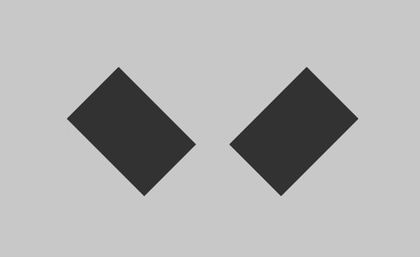
%> input picture AB_1.jpg, 420 x 257 px, shrunk from 556 x 340 before the run
$ octave --eval "line_detection;"   (GNU Octave 9; MATLAB toolbox functions it lacks are replaced by stand-ins)
%> lines starting %> are read from the running program, lines starting %| are printed output that depends on the picture
function [] = line_detection()

a=double(rgb2gray(imread('AB_1.jpg'))); %input of image
%> a: size 257x420 double; min 34, max 217, mean 177.7
s=[1 2 1;0 0 0;-1 -2 -1]; %sobel matrix mask
b=size(a);  %storing dimension of matrix into 2x1 matrix
%> b = [257 420]

%edge detection algorithm using sobel operator
for i=1:(b(1)-2)
    for j=1:(b(2)-2)
        c=a(i:i+2,j:j+2,1);
        r1=sum(sum(s.*c));
        r2=sum(sum(s'.*c));
        a1(i,j)=((r1^2+r2^2)^0.5);

    end
end
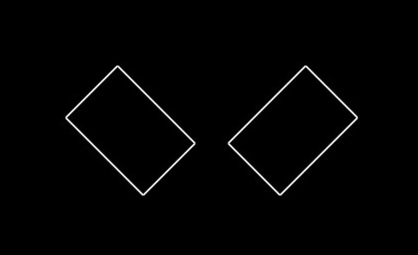
%> a1: size 255x418 double; min 0, max 681.7, mean 8.8; drawn with min black and max white

%normalizing edge detected image
edge_final=floor(a1/max(max(a1))*255);

%hough transform algorithm
%image has been divided into 4 quadrant with origin as centre of image

k=1;
p=b(1)/2-1;  % half breadth of matrix or depth of photo
%> p = 127.5
q=b(2)/2-1;  % half length of photo
%> q = 209

%for a given point in x-y plane
%now we are calculating intercepts of axis in m-c plane

for i=-p:p-1
    for j=-q:q-1
        if (edge_final(i+p+1,j+q+1)>240)
            d(k,1)=double(i);    % y intercept in hough plane(0, value)
            d(k,2)=double(i/j);  % x intercept in hough plane (value,0)
            k=k+1;
        end
    end
end
%> after the loop, d = 291 rows, first 12: [-61.5 -0.634; -60.5 0.672; -60.5 -0.617; -59.5 0.669; -59.5 -0.601; -58.5 0.665; -58.5 -0.585; -57.5 0.661; -57.5 -0.569; -56.5 0.657; -56.5 -0.554; -55.5 0.653]; k = 292

s2=size(d);
%> s2 = [291 2]
 % A 3d matrix to store intersection coordinates(x,y) in m-c plane
 %among all lines total number of intersections=(nC2) so only upper half
 %triangular matrix store data lower half is zero.
  v=zeros(s2(1),s2(1),2);

for i=1:(s2(1)-1)
    for j=i+1:s2(1)
       v(i,j,2)=(d(j,2)-d(i,2))/((d(j,2)/d(j,1))-(d(i,2)/d(i,1)));  % y coordinate of intersection(intercept)
       v(i,j,1)=(d(i,2)*d(i,1)-d(i,2)*v(i,j,2))/d(i,1);              % x coordinate of intersection(slope)
    end
end

%now storing all intersection coordinates in m-c plane into another matrix
%in 2D form
t=1;
inter=zeros(s2(1)*s2(1),2);
for i=1:s2(1)
    for j=1:s2(1)
       inter(t,1)=round(v(i,j,1),2);
       inter(t,2)=round(v(i,j,2),2);
       t=t+1;
    end
end
%> after the loop, t = 84682

% finding all unique coordinates with their counts
   [C,ia,ic] = unique(inter,'rows');
   a_counts = double(accumarray(ic,1));
   ct = [C, a_counts];


   %plotting all lines in m-c plane in a single plot
for i=1:s2(1)
      m=-d(i,1)/d(i,2);
       x=linspace(-1.1,1.1,10);
       y=m*x+d(i,1);
       plot(x,y,'LineWidth',0.1);
       % hold on;
end
%> this loop made 291 passes
%> m on passes 1 to 3: -97, 90, -98
%> pass 1, in line_detection, `plot(x,y,'LineWidth',0.1);`:
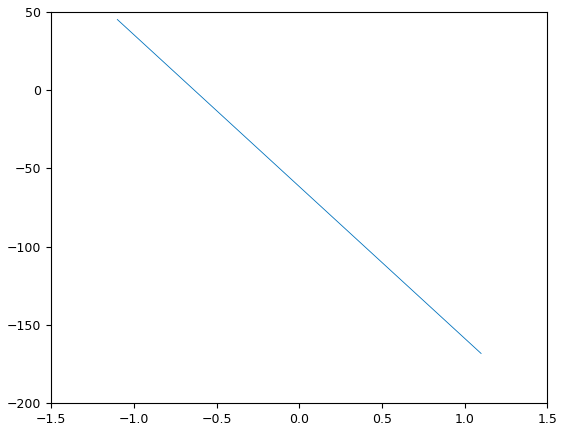
%> figure redrawn from the program's plot data; curve peaks at x = -1.1, y = 45.2
%> after the loop:
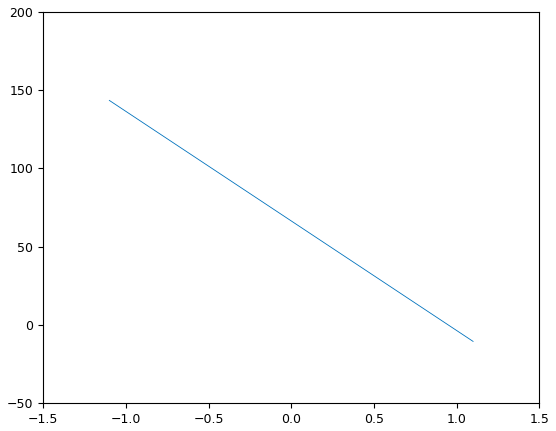
%> figure redrawn from the program's plot data; curve peaks at x = -1.1, y = 143.5
   %selecting only those coordinates whose intersection point count
   % is high say 10.

      k=1;
  for i=1:size(ct)
      if((ct(i,1)~=0)&&(ct(i,2)~=0)&&(ct(i,1)~=-cot(0))&&(ct(i,2)~=-cot(0))&&(ct(i,3)>10))
      final_count(k,1)=ct(i,1);
      final_count(k,2)=ct(i,2);
      final_count(k,3)=ct(i,3);
      k=k+1;
      end
  end
%> after the loop, final_count = [-1 137.5 1081; 1 -158.5 1275; 1 -3.5 1275; 1 29.5 2080; 1 133.5 2926]; k = 6
  % plotting coordinates of maximum intersection on hough plane;
  for i=1:size(final_count)
      x=final_count(i,1);
      y=final_count(i,2);
      h1=plot(x,y,'o', 'markersize',8,'color','k');
      set(h1, 'markerfacecolor', get(h1, 'color'));
      % hold on;
  end
%> this loop made 5 passes
%> (x, y) on passes 1 to 5: (-1, 137.5), (1, -158.5), (1, -3.5), (1, 29.5), (1, 133.5)
%> pass 1, in line_detection, `set(h1, 'markerfacecolor', get(h1, 'color'));`:
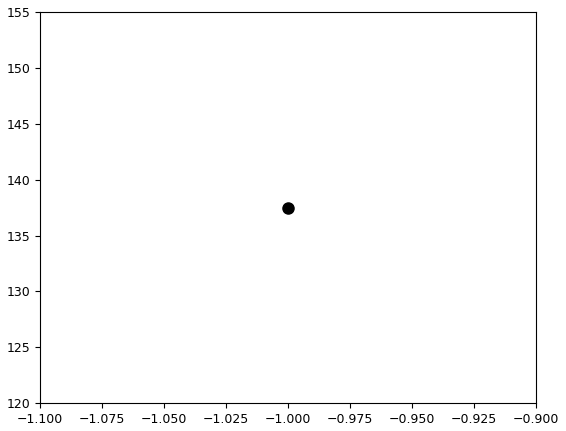
%> figure redrawn from the program's plot data
%> after the loop:
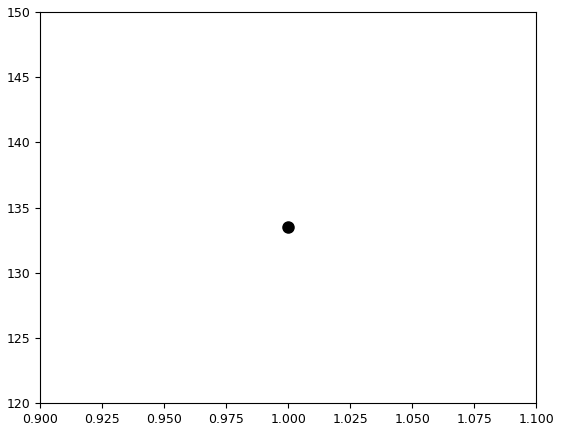
%> figure redrawn from the program's plot data

  %detected lines after hough transform
  imrotate(a,180);
  imshow(a,gray(256));
  hold on;
  e=size(final_count);
%> e = [5 3]
  for i=1:e(1)
       m=final_count(i,1);
       x=linspace(-200,200,2);
       y=-m*x+final_count(i,2);
       plot(x+q+8,y+p,'LineWidth',0.1);
       hold on;
  end
%> this loop made 5 passes
%> (m, y) on passes 1 to 5: (-1, [-62.5 337.5]), (1, [41.5 -358.5]), (1, [196.5 -203.5]), (1, [229.5 -170.5]), (1, [333.5 -66.5])
%> `line_detection;`:
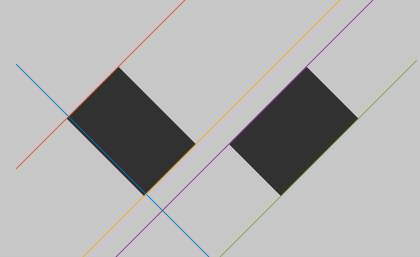
%> figure redrawn from the program's plot data


end
